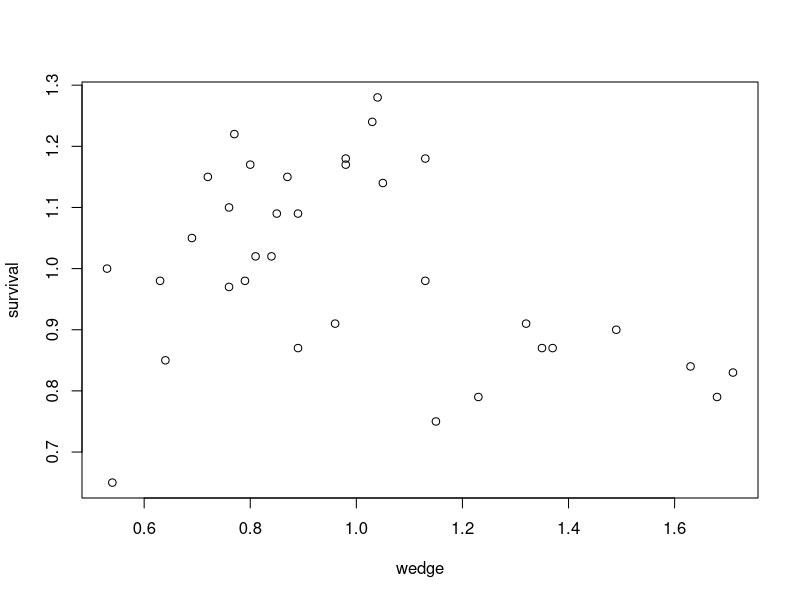
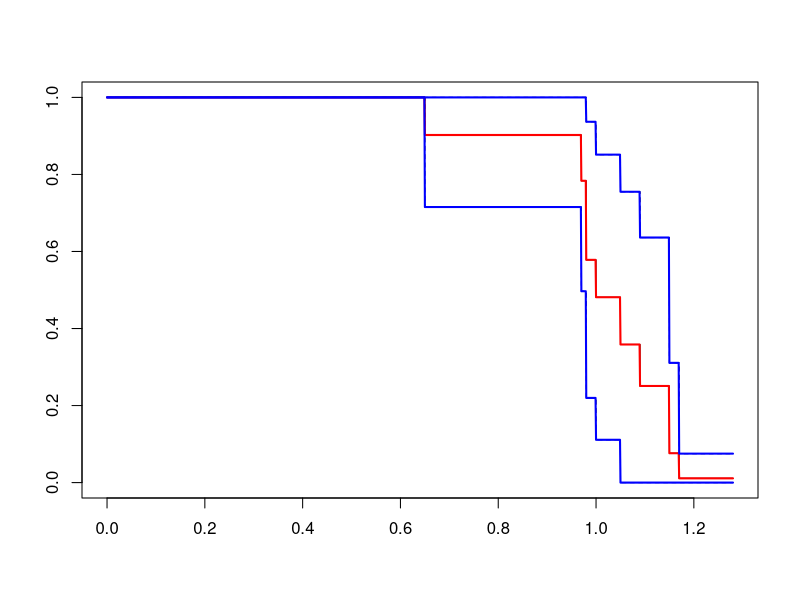
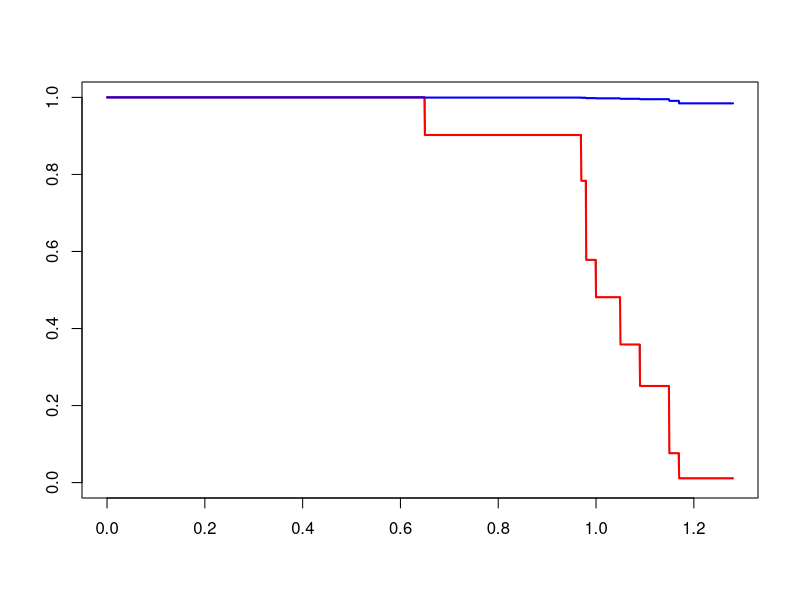

The R source for these figures, in order:
data<-read.table("tirereliability.txt", sep="\t", dec=".", header=TRUE)
attach(data)

library(survival)

## a
plot(wedge,survival)

survival
Surv(survival, complete)

model<-coxph(Surv(survival, complete)~wedge, data=data)
summary(model)
coef(model)

# -5.66 is the estimate of parameter

## b
newdata<-data.frame(wedge=0.6)
surf<-survfit(model, newdata=newdata, conf.type="plain")
summary(surf, times=1.00)

surv.curve<-summary(surf,times=seq(0,2,0.001))
plot(surf)
lines(surv.curve$time,surv.curve$surv, col="red", lwd=2)
lines(surv.curve$time,surv.curve$lower, col="blue", lwd=2)
lines(surv.curve$time,surv.curve$upper, col="blue", lwd=2)

# value of the survival function is 0.481

## c
hzratio<-exp(0.6*coef(model))/exp(1.6*coef(model))
hzratio

newdata<-data.frame(wedge=c(0.6,1.6))
exp.fit<-predict(model, newdata=newdata, type="risk")
exp.fit

exp(0.6*coef(model))/exp(mean(wedge)*coef(model))
exp(1.6*coef(model))/exp(mean(wedge)*coef(model))

hzratio<-exp.fit[1]/exp.fit[2]
hzratio

surf<-survfit(model, newdata=newdata)
plot(surf)
surv.curve<-summary(surf,times=seq(0,2,0.001))
lines(surv.curve$time,surv.curve$surv[,1], col="red", lwd=2)
lines(surv.curve$time,surv.curve$surv[,2], col="blue", lwd=2)

# hazard ratio is 288.5765

## d
model.3<-coxph(Surv(survival, complete)~wedge*peelForce+interBelt, data=data)
summary(model.3)
model.H0<-coxph(Surv(survival, complete)~peelForce+interBelt, data=data)
summary(model.H0)
anova(model.H0, model.3)

## e
newdata<-data.frame(wedge=0.6,peelForce=0.8,interBelt=0.7)
surf<-survfit(model.3, newdata=newdata, conf.type="plain")
summary(surf, times=1.00)
